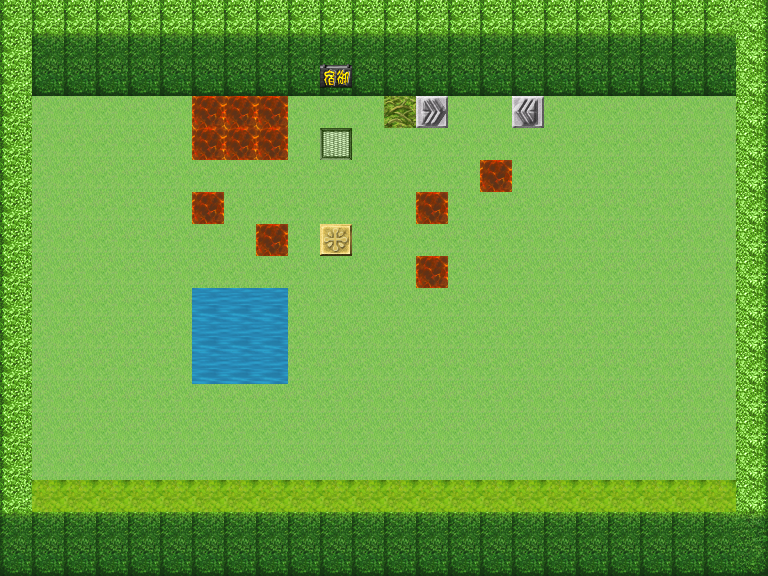

Below is a game level as drawn by its tile map, then a one-line description and the .tmx that defines it (tile-layer data replaced by summaries):
An orthogonal 24x18 tile map with 32x32 px tiles, 12 tile layers (00-Collision (Colisao), 01-Water A (Agua A), 02-Water B (Agua B), 03-Ground A (Solo A), ...), 39 tilesets and 6 objects (2x Teleport, ChangeMap, Waypoint, EffectMap, Messages).

<map version="1.0" orientation="orthogonal" width="24" height="18" tilewidth="32" tileheight="32">
 <properties>
  <property name="battleback" value="Bridge01" />
  <property name="effectMap" value="sandStorm" />
  <property name="enableDayNight" value="true" />
  <property name="id" value="4" />
  <property name="monstersId" value="3;3;3;3;3;2;2;2;1;1" />
  <property name="musicBattleTheme" value="boss" />
  <property name="musicTheme" value="floresta" />
  <property name="spawnMaxMonsters" value="11" />
  <property name="spawnMinMonsters" value="6" />
  <property name="titleMap" value="Mapa 4" />
 </properties>
 <tileset firstgid="1" name="Collision" tilewidth="32" tileheight="32">
  <image source="Collision.png" width="512" height="512" />
 </tileset>
 <tileset firstgid="257" name="Dungeon_A1" tilewidth="32" tileheight="32">
  <image source="Dungeon_A1.png" width="512" height="384" />
 </tileset>
 <tileset firstgid="449" name="Dungeon_A2" tilewidth="32" tileheight="32">
  <image source="Dungeon_A2.png" width="512" height="384" />
 </tileset>
 <tileset firstgid="641" name="Dungeon_A4" tilewidth="32" tileheight="32">
  <image source="Dungeon_A4.png" width="512" height="480" />
 </tileset>
 <tileset firstgid="881" name="Dungeon_A5" tilewidth="32" tileheight="32">
  <image source="Dungeon_A5.png" width="256" height="512" />
 </tileset>
 <tileset firstgid="1009" name="Dungeon_B" tilewidth="32" tileheight="32">
  <image source="Dungeon_B.png" width="512" height="512" />
 </tileset>
 <tileset firstgid="1265" name="Dungeon_C" tilewidth="32" tileheight="32">
  <image source="Dungeon_C.png" width="512" height="512" />
 </tileset>
 <tileset firstgid="1521" name="Inside_A1" tilewidth="32" tileheight="32">
  <image source="Inside_A1.png" width="512" height="384" />
 </tileset>
 <tileset firstgid="1713" name="Inside_A2" tilewidth="32" tileheight="32">
  <image source="Inside_A2.png" width="512" height="384" />
 </tileset>
 <tileset firstgid="1905" name="Inside_A4" tilewidth="32" tileheight="32">
  <image source="Inside_A4.png" width="512" height="480" />
 </tileset>
 <tileset firstgid="2145" name="Inside_A5" tilewidth="32" tileheight="32">
  <image source="Inside_A5.png" width="256" height="512" />
 </tileset>
 <tileset firstgid="2273" name="Inside_B" tilewidth="32" tileheight="32">
  <image source="Inside_B.png" width="512" height="512" />
 </tileset>
 <tileset firstgid="2529" name="Inside_C" tilewidth="32" tileheight="32">
  <image source="Inside_C.png" width="512" height="512" />
 </tileset>
 <tileset firstgid="2785" name="JTileA1" tilewidth="32" tileheight="32">
  <image source="JTileA1.png" width="512" height="384" />
 </tileset>
 <tileset firstgid="2977" name="JTileA2" tilewidth="32" tileheight="32">
  <image source="JTileA2.png" width="512" height="384" />
 </tileset>
 <tileset firstgid="3169" name="JTileA3" tilewidth="32" tileheight="32">
  <image source="JTileA3.png" width="512" height="256" />
 </tileset>
 <tileset firstgid="3297" name="JTileA4" tilewidth="32" tileheight="32">
  <image source="JTileA4.png" width="512" height="480" />
 </tileset>
 <tileset firstgid="3537" name="JTileA5" tilewidth="32" tileheight="32">
  <image source="JTileA5.png" width="256" height="512" />
 </tileset>
 <tileset firstgid="3665" name="JTileB" tilewidth="32" tileheight="32">
  <image source="JTileB.png" width="512" height="512" />
 </tileset>
 <tileset firstgid="3921" name="JTileC" tilewidth="32" tileheight="32">
  <image source="JTileC.png" width="512" height="512" />
 </tileset>
 <tileset firstgid="4177" name="JTileD" tilewidth="32" tileheight="32">
  <image source="JTileD.png" width="512" height="512" />
 </tileset>
 <tileset firstgid="4433" name="Outside_A1" tilewidth="32" tileheight="32">
  <image source="Outside_A1.png" width="512" height="384" />
 </tileset>
 <tileset firstgid="4625" name="Outside_A2" tilewidth="32" tileheight="32">
  <image source="Outside_A2.png" width="512" height="384" />
 </tileset>
 <tileset firstgid="4817" name="Outside_A3" tilewidth="32" tileheight="32">
  <image source="Outside_A3.png" width="512" height="256" />
 </tileset>
 <tileset firstgid="4945" name="Outside_A4" tilewidth="32" tileheight="32">
  <image source="Outside_A4.png" width="512" height="480" />
 </tileset>
 <tileset firstgid="5185" name="Outside_A5" tilewidth="32" tileheight="32">
  <image source="Outside_A5.png" width="256" height="512" />
 </tileset>
 <tileset firstgid="5313" name="Outside_B" tilewidth="32" tileheight="32">
  <image source="Outside_B.png" width="512" height="512" />
 </tileset>
 <tileset firstgid="5569" name="TileA1" tilewidth="32" tileheight="32">
  <image source="TileA1.png" width="512" height="384" />
 </tileset>
 <tileset firstgid="5761" name="TileA2" tilewidth="32" tileheight="32">
  <image source="TileA2.png" width="512" height="384" />
 </tileset>
 <tileset firstgid="5953" name="TileA3" tilewidth="32" tileheight="32">
  <image source="TileA3.png" width="512" height="256" />
 </tileset>
 <tileset firstgid="6081" name="TileA4" tilewidth="32" tileheight="32">
  <image source="TileA4.png" width="512" height="480" />
 </tileset>
 <tileset firstgid="6321" name="TileA5" tilewidth="32" tileheight="32">
  <image source="TileA5.png" width="256" height="512" />
 </tileset>
 <tileset firstgid="6449" name="TileB" tilewidth="32" tileheight="32">
  <image source="TileB.png" width="512" height="512" />
 </tileset>
 <tileset firstgid="6705" name="TileC" tilewidth="32" tileheight="32">
  <image source="TileC.png" width="512" height="512" />
 </tileset>
 <tileset firstgid="6961" name="TileD" tilewidth="32" tileheight="32">
  <image source="TileD.png" width="512" height="512" />
 </tileset>
 <tileset firstgid="7217" name="TileE" tilewidth="32" tileheight="32">
  <image source="TileE.png" width="512" height="512" />
 </tileset>
 <tileset firstgid="7473" name="World_A1" tilewidth="32" tileheight="32">
  <image source="World_A1.png" width="512" height="384" />
 </tileset>
 <tileset firstgid="7665" name="World_A2" tilewidth="32" tileheight="32">
  <image source="World_A2.png" width="512" height="384" />
 </tileset>
 <tileset firstgid="7857" name="World_B" tilewidth="32" tileheight="32">
  <image source="World_B.png" width="512" height="512" />
 </tileset>
 <layer name="00-Collision (Colisao)" width="24" height="18">
  <data>[432 cells, 166 non-empty, 3 distinct tile ids]</data>
 </layer>
 <layer name="01-Water A (Agua A)" width="24" height="18">
  <data>[432 cells, 432 non-empty, 1 distinct tile ids]</data>
 </layer>
 <layer name="02-Water B (Agua B)" width="24" height="18">
  <data>[432 cells, 0 non-empty, 0 distinct tile ids]</data>
 </layer>
 <layer name="03-Ground A (Solo A)" width="24" height="18">
  <data>[432 cells, 423 non-empty, 2 distinct tile ids]</data>
 </layer>
 <layer name="04-Ground B (Solo B)" width="24" height="18">
  <data>[432 cells, 183 non-empty, 11 distinct tile ids]</data>
 </layer>
 <layer name="05-Obstacles (Obstaculos)" width="24" height="18">
  <data>[432 cells, 0 non-empty, 0 distinct tile ids]</data>
 </layer>
 <layer name="06-Decorations A (Decoracao A)" width="24" height="18">
  <data>[432 cells, 1 non-empty, 1 distinct tile ids]</data>
 </layer>
 <layer name="07-Decorations B  (Decoracao B)" width="24" height="18">
  <data>[432 cells, 0 non-empty, 0 distinct tile ids]</data>
 </layer>
 <layer name="08-Head UP A (Acima da Cabeca - A)" width="24" height="18">
  <data>[432 cells, 22 non-empty, 1 distinct tile ids]</data>
 </layer>
 <layer name="09-Head UP B (Acima da Cabeca - B)" width="24" height="18">
  <data>[432 cells, 0 non-empty, 0 distinct tile ids]</data>
 </layer>
 <layer name="10-Sky A (Ceu A)" width="24" height="18">
  <data>[432 cells, 0 non-empty, 0 distinct tile ids]</data>
 </layer>
 <layer name="11-Sky B (Ceu B)" width="24" height="18">
  <data>[432 cells, 0 non-empty, 0 distinct tile ids]</data>
 </layer>
 <objectgroup name="12-Objects (Objetos)" width="24" height="18">
  <object name="obj2" type="ChangeMap" x="320" y="128" width="32" height="32">
   <properties>
    <property name="events" value="onStep" />
    <property name="nameNextMap" value="tutorialMap1" />
    <property name="positionFace" value="faceDOWN" />
   </properties>
  </object>
  <object name="waypoint2" type="Waypoint" x="320" y="224" width="32" height="32">
   <properties>
    <property name="events" value="onStep" />
   </properties>
  </object>
  <object name="Poison" type="EffectMap" x="384" y="96" width="32" height="32">
   <properties>
    <property name="events" value="onStep;onStepTurn" />
    <property name="id" value="1" />
   </properties>
  </object>
  <object name="obj2" type="Teleport" x="416" y="96" width="32" height="32">
   <properties>
    <property name="events" value="onStep;onStepActivate" />
    <property name="goto" value="obj1" />
    <property name="positionFace" value="faceDOWN" />
   </properties>
  </object>
  <object name="obj1" type="Teleport" x="512" y="96" width="32" height="32">
   <properties>
    <property name="events" value="onStep;onStepActivate" />
    <property name="goto" value="obj2" />
    <property name="positionFace" value="faceDOWN" />
   </properties>
  </object>
  <object name="default" type="Messages" x="320" y="64" width="32" height="32">
   <properties>
    <property name="events" value="onTouch;onTouchActivate" />
    <property name="id" value="3" />
   </properties>
  </object>
 </objectgroup>
</map>
